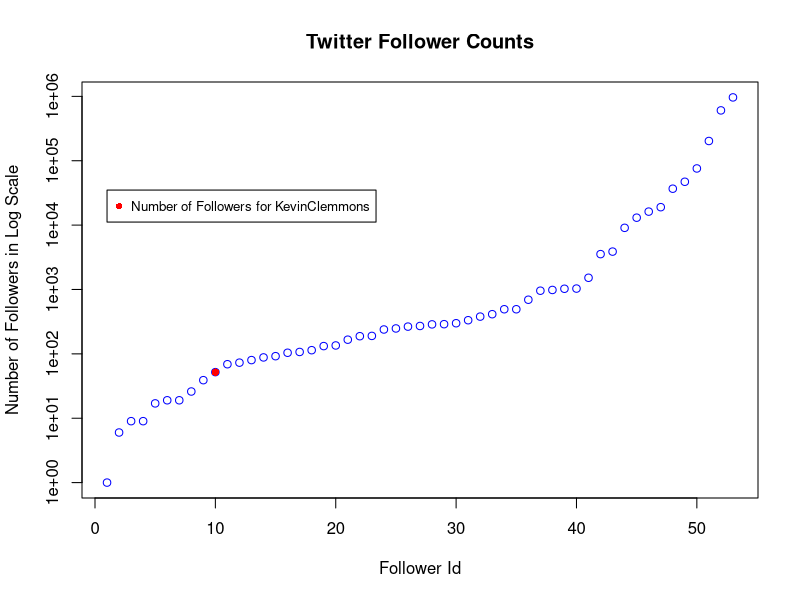

This chart was generated by the following R code:
pdf("KevinTwitterPlot.pdf")
x_range <- c(1,53)
y_range <- c(1,963391)

x <- c(1,2,3,4,5,6,7,8,9,10,11,12,13,14,15,16,17,18,19,20,21,22,23,24,25,26,27,28,29,30,31,32,33,34,35,36,37,38,39,40,41,42,43,44,45,46,47,48,49,50,51,52,53)
y <- c(1,6,9,9,17,19,19,26,39,52,69,73,80,88,92,104,107,114,132,135,166,188,190,239,248,265,271,287,289,299,333,379,413,493,493,693,957,983,1026,1033,1520,3542,3877,9074,13043,16206,18991,36776,47135,75874,202649,605566,963391)

plot(x_range,y_range,type="n",xlab="Follower Id", ylab="Number of Followers in Log Scale",log="y")

points(x,y,col='blue',pch=1,lwd=1)
kevinX <- c(10)
kevinY <- c(52)

points(kevinX,kevinY,type="b",lty=5,col='red',pch=16);
legend(1,35000,c("Number of Followers for KevinClemmons"),pch=c(16),cex=.8,col=c("Red"))
title("Twitter Follower Counts")
dev.off()

paste("Mean:",mean(y))
paste("Standard Deviation: ",sd(y))
paste("Median: ",median(y))
paste("Number of Followers for KevinClemmons: ",kevinY)
paste("Number of Followers Who have More Followers than KevinClemmons: ", sum(y > kevinY[1] ))
paste("Number of Followers Who have Less Followers than KevinClemmons: ", sum(y < kevinY[1]))
